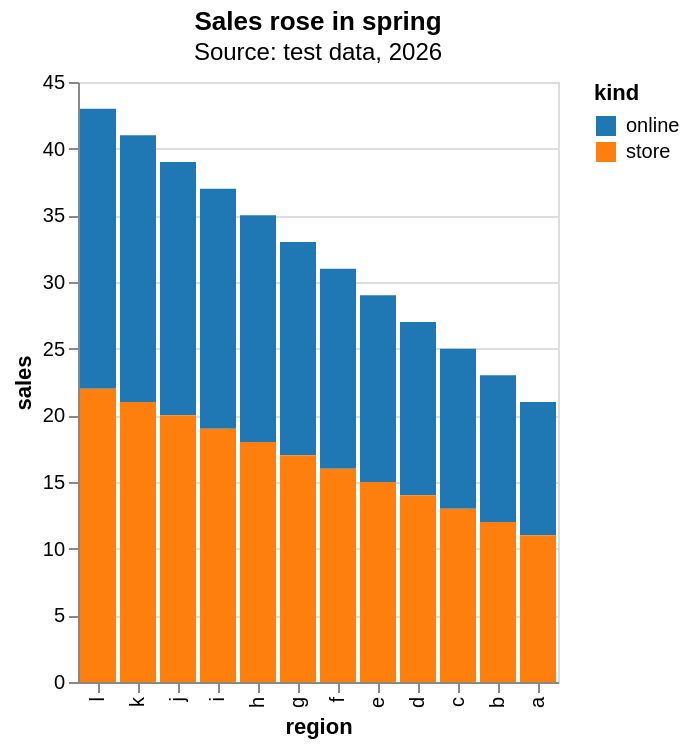

Specify this chart in Vega-Lite:
### Vega-Lite specification from a JSON file in a GitHub repository (floating-point values rounded to 4 significant figures)
{"mark": "bar", "title": {"text": "Sales rose in spring", "subtitle": "Source: test data, 2026"}, "data": {"values": [{"region": "a", "kind": "online", "sales": 10}, {"region": "a", "kind": "store", "sales": 11}, {"region": "b", "kind": "online", "sales": 11}, {"region": "b", "kind": "store", "sales": 12}, {"region": "c", "kind": "online", "sales": 12}, {"region": "c", "kind": "store", "sales": 13}, {"region": "d", "kind": "online", "sales": 13}, {"region": "d", "kind": "store", "sales": 14}, {"region": "e", "kind": "online", "sales": 14}, {"region": "e", "kind": "store", "sales": 15}, {"region": "f", "kind": "online", "sales": 15}, {"region": "f", "kind": "store", "sales": 16}, {"region": "g", "kind": "online", "sales": 16}, {"region": "g", "kind": "store", "sales": 17}, {"region": "h", "kind": "online", "sales": 17}, {"region": "h", "kind": "store", "sales": 18}, {"region": "i", "kind": "online", "sales": 18}, {"region": "i", "kind": "store", "sales": 19}, {"region": "j", "kind": "online", "sales": 19}, {"region": "j", "kind": "store", "sales": 20}, {"region": "k", "kind": "online", "sales": 20}, {"region": "k", "kind": "store", "sales": 21}, {"region": "l", "kind": "online", "sales": 21}, {"region": "l", "kind": "store", "sales": 22}]}, "encoding": {"x": {"field": "region", "type": "nominal", "sort": "-y"}, "y": {"field": "sales", "type": "quantitative"}, "color": {"field": "kind", "type": "nominal", "scale": {"domain": ["online", "store"], "range": ["#1f77b4", "#ff7f0e"]}}}}
